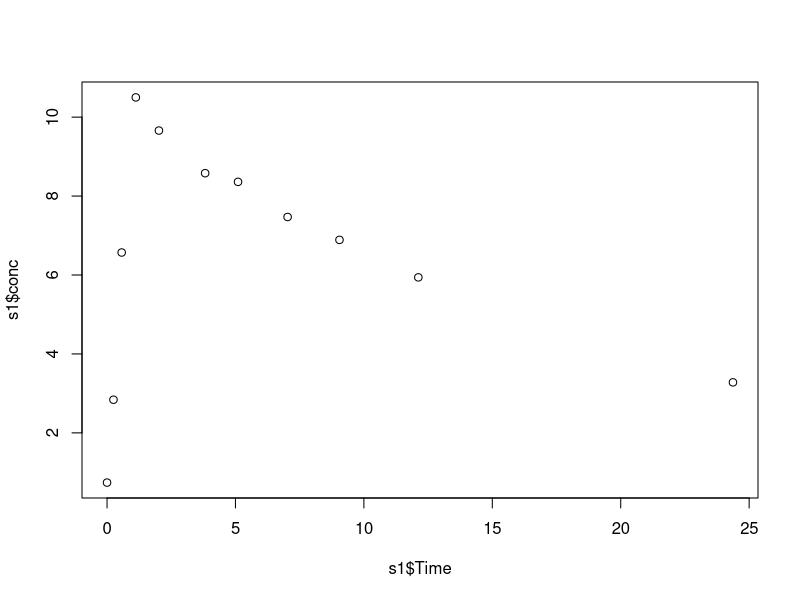
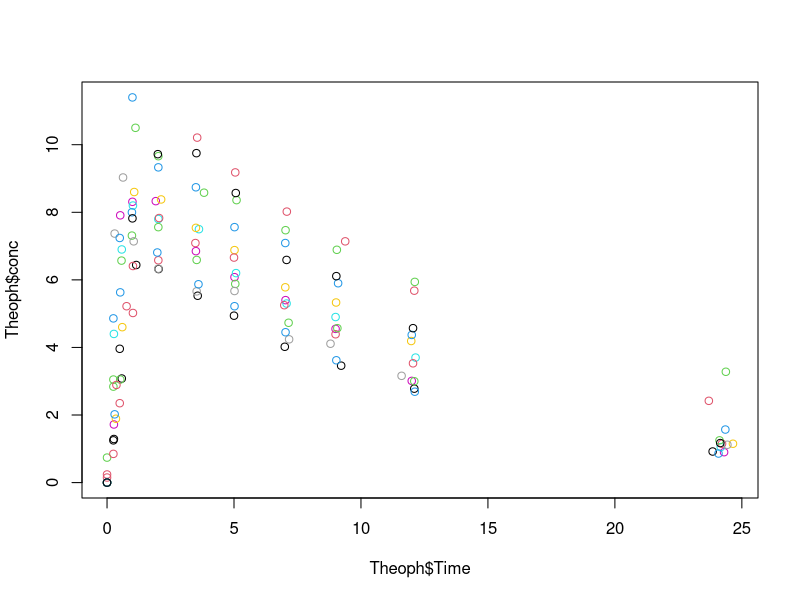
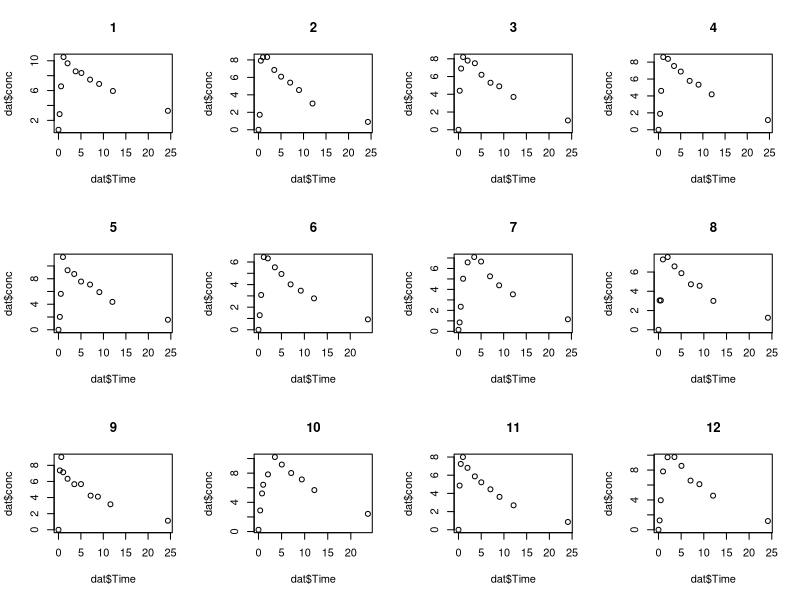
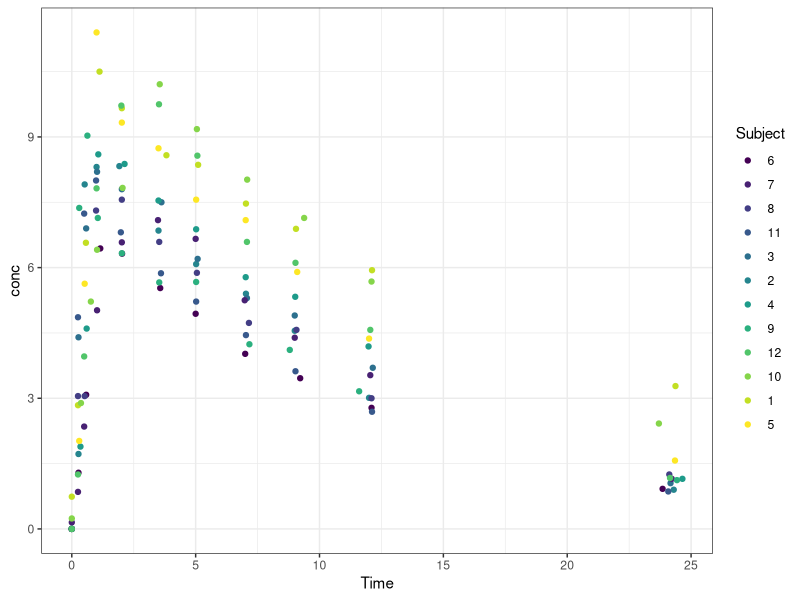
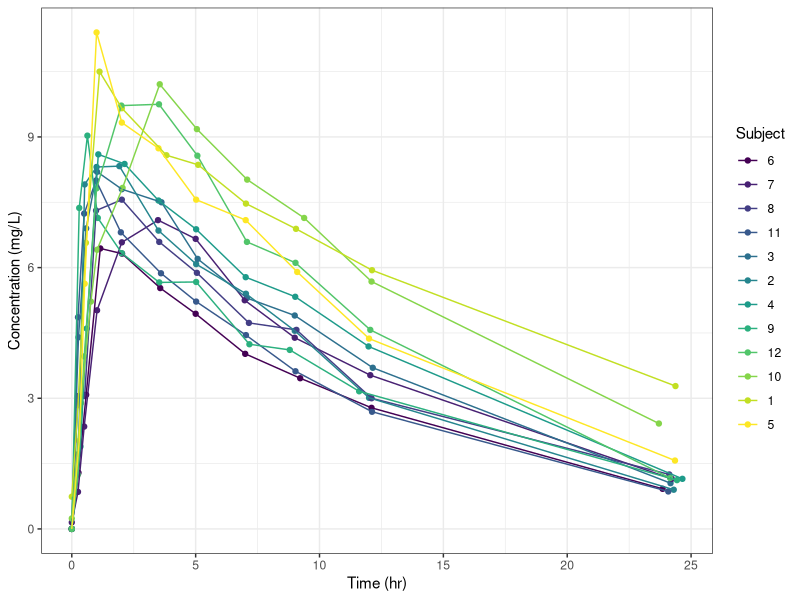
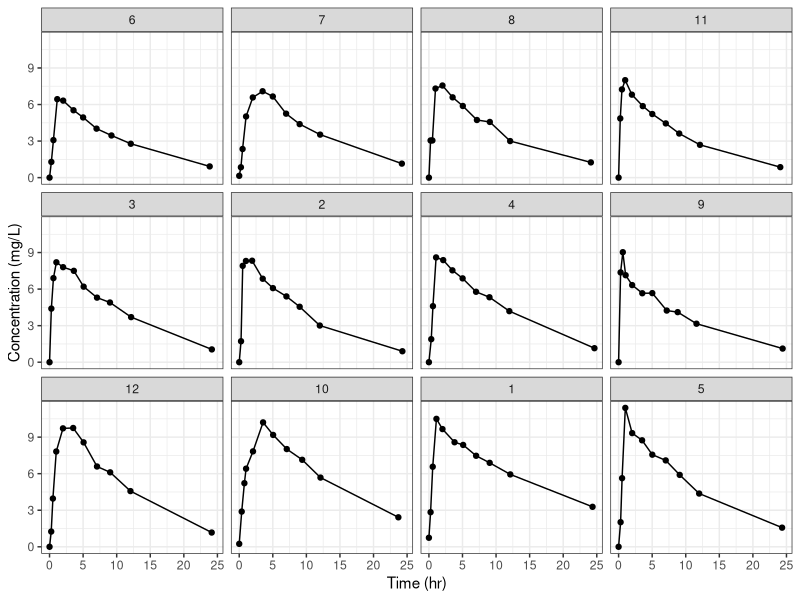
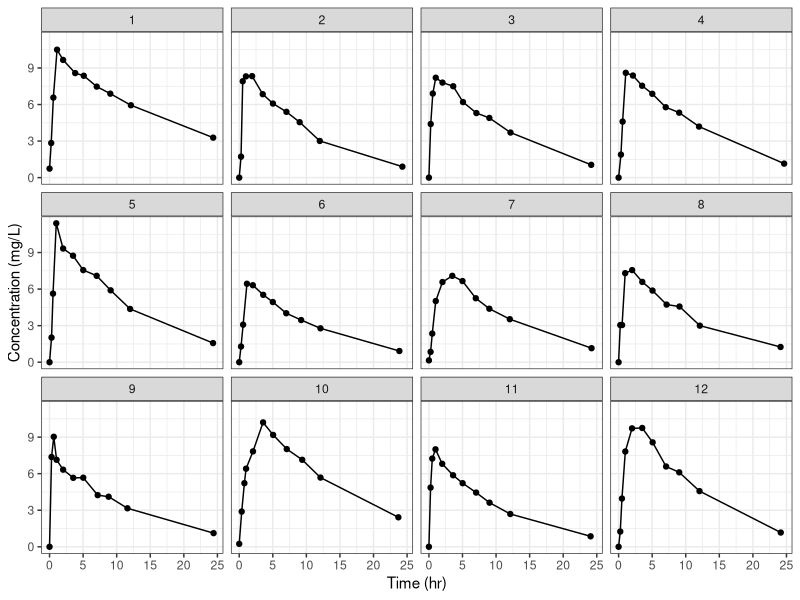
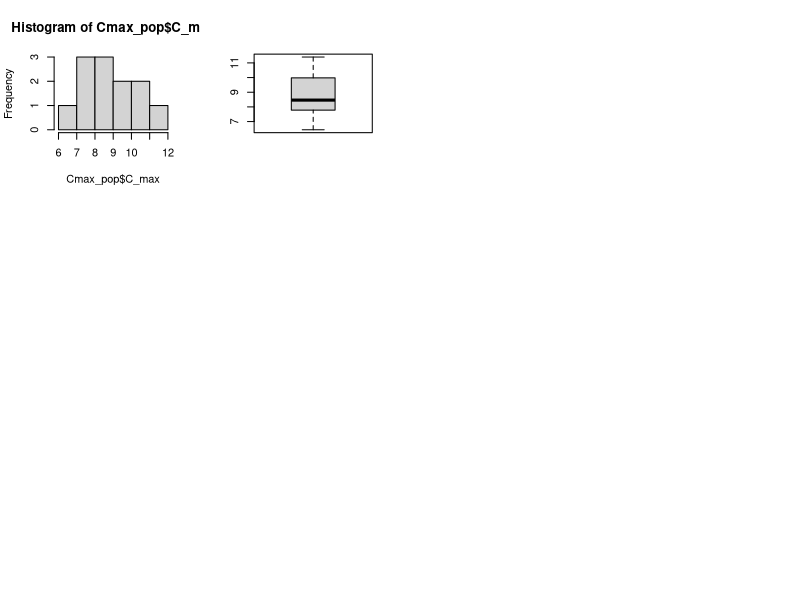

Generate these figures, in order, with R:
## ---- chunk 1
knitr::opts_chunk$set(echo = TRUE)
## ---- chunk 2
library(tidyverse)
theme_set(theme_bw())
## ---- chunk 3
head(Theoph)
## ---- chunk 4
tail(Theoph)
## ---- chunk 5
subset(Theoph, Subject == 1)
## ---- chunk 6
subset(Theoph, Subject == 1) %>% summary()
## ---- chunk 7
s1 <- subset(Theoph, Subject == 1) 
plot(s1$Time, s1$conc)
## ---- chunk 8
plot(Theoph$Time, Theoph$conc, col=Theoph$Subject)
## ---- chunk 9
par(mfrow=c(3,4))
for(i in 1:12){
  dat <- subset(Theoph, Subject == i)  
  plot(dat$Time, dat$conc, main = i)
}
## ---- chunk 10
Theoph %>% ggplot(aes(x = Time, y =conc, color = Subject)) + 
  geom_point()
## ---- chunk 11
Theoph %>% ggplot(aes(x = Time, y =conc, color = Subject)) + 
  geom_point() + geom_line() + 
  labs(x = "Time (hr)", y = "Concentration (mg/L)")
## ---- chunk 12
Theoph %>% ggplot(aes(x = Time, y =conc)) + 
  geom_point() + geom_line() + 
  facet_wrap(~Subject) + 
  labs(x = "Time (hr)", y = "Concentration (mg/L)")
## ---- chunk 13
class(Theoph$Subject)
## ---- chunk 14
Theoph$Subject
## ---- chunk 15
Theoph$Subject <- factor(Theoph$Subject, 
                            level = c("1", "2", "3", "4", "5", "6", 
                                      "7", "8", "9", "10", "11","12"))
## ---- chunk 16
Theoph$Subject
## ---- chunk 17
Theoph %>% ggplot(aes(x = Time, y =conc)) + 
  geom_point() + geom_line() + 
  facet_wrap(~Subject) + 
  labs(x = "Time (hr)", y = "Concentration (mg/L)")
## ---- chunk 18
s1.Cmax <- max(s1$conc)
s1.Cmax
## ---- chunk 19
which(s1$conc == s1.Cmax)
## ---- chunk 20
t.pt <- which(s1$conc == s1.Cmax)
T_max <- s1$Time[t.pt]
## ---- chunk 21
Cmax_pop <- Theoph %>% group_by(Subject) %>% summarise(C_max = max(conc))
Cmax_pop
## ---- chunk 22
hist(Cmax_pop$C_max)
## ---- chunk 23
boxplot(Cmax_pop$C_max)
## ---- chunk 24
Theoph %>% group_by(Subject) %>% summarise(C_max = max(conc), Wt=mean(Wt))
## ---- chunk 25
Theoph %>% group_by(Subject) %>% 
  summarise(C_max = max(conc), Wt=mean(Wt)) %>% 
  ggplot(aes(x=Wt, y=C_max)) + geom_point()
## ---- chunk 26
Theoph %>% group_by(Subject) %>% 
  summarise(C_max = max(conc), Wt=mean(Wt)) %>% 
  ggplot(aes(x=Wt, y=C_max)) + geom_point() + geom_smooth(method = "lm")
## ---- chunk 27
df <- Theoph %>% group_by(Subject) %>% summarize(C_max = max(conc))
df$T_max <- NA
df
## ---- chunk 28
dat <- subset(Theoph, Subject==1)
C_max.pt <- which(dat$conc == df$C_max[1])
df$T_max[1] <- dat$Time[C_max.pt]
df
## ---- chunk 29
for(i in 2:12){
  dat <- subset(Theoph, Subject==i)
  C_max.pt <- which(dat$conc == df$C_max[i])
  df$T_max[i] <- dat$Time[C_max.pt]
}
df
